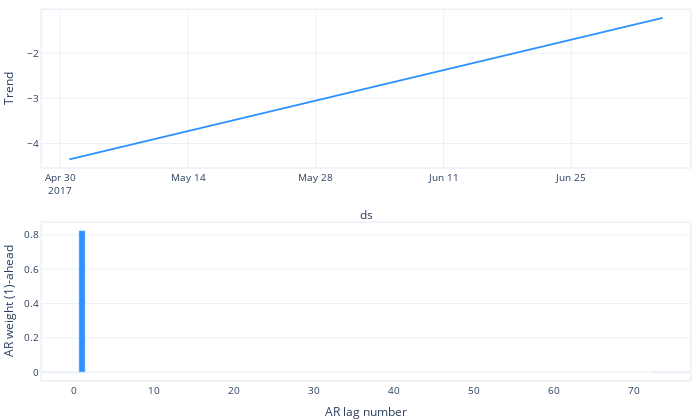

Here is the notebook cell this chart was saved with:
### Code cell
m = m.highlight_nth_step_ahead_of_each_forecast(1)
fig_param = m.plot_parameters()
fig_param = m.plot_parameters(plotting_backend="plotly").show()

### Figure 1 — Plotly figure (JSON) as saved in the notebook; plotly's stock layout.template omitted (floating-point values rounded to 4 significant figures)
{"data": [{"fill": "none", "line": {"color": "#2d92ff", "width": 2}, "mode": "lines", "name": "Trend", "type": "scatter", "x": ["2017-05-01T00:00:00", "2017-07-05T00:00:00"], "xaxis": "x", "y": [-4.351, -1.218], "yaxis": "y"}, {"marker": {"color": "#2d92ff"}, "name": "AR", "type": "bar", "width": 0.8, "x": [72, 71, 70, 69, 68, 67, 66, 65, 64, 63, 62, 61, 60, 59, 58, 57, 56, 55, 54, 53, 52, 51, 50, 49, 48, 47, 46, 45, 44, 43, 42, 41, 40, 39, 38, 37, 36, 35, 34, 33, 32, 31, 30, 29, 28, 27, 26, 25, 24, 23, 22, 21, 20, 19, 18, 17, 16, 15, 14, 13, 12, 11, 10, 9, 8, 7, 6, 5, 4, 3, 2, 1], "xaxis": "x2", "y": [-2.62e-07, -6.419e-09, -3.407e-07, -9.504e-08, -2.301e-08, -1.743e-07, -8.119e-09, -2.304e-07, -3.636e-07, -4.825e-08, -6.339e-08, -3.504e-08, -1.069e-08, -1.741e-08, -2.989e-08, -3.483e-08, -1.264e-09, -5.63e-08, -3.725e-08, -1.503e-08, 7.68e-09, 6.584e-09, -2.692e-09, -3.615e-09, -3.648e-09, 6.093e-09, -1.013e-08, 7.724e-09, -1.089e-08, -9.759e-10, -2.044e-09, -5.785e-09, 5.694e-09, 8.964e-09, -2.347e-08, 1.984e-09, -5.754e-10, -1.956e-08, -5.02e-09, -3.393e-09, 4.211e-09, -2.172e-08, -1.198e-08, 1.401e-09, -8.945e-09, 5.652e-10, 4.384e-09, -8.615e-09, -5.458e-09, 1.394e-08, -6.977e-09, 3.002e-09, 5.221e-09, 6.048e-09, 4.282e-09, -2.506e-09, 5.576e-09, 6.242e-09, 1.297e-08, -2.7e-09, 1.047e-08, 1.252e-08, 3.854e-09, -8.663e-09, 1.722e-08, 1.565e-09, -1.802e-09, -3.945e-09, 3.338e-09, -2.403e-09, 1.188e-08, 0.8255], "yaxis": "y2"}], "layout": {"autosize": true, "font": {"size": 10}, "height": 420, "margin": {"b": 0, "l": 0, "pad": 0, "r": 10, "t": 10}, "showlegend": false, "title": {"font": {"size": 12}}, "width": 700, "xaxis": {"anchor": "y", "domain": [0, 1], "linewidth": 1.5, "mirror": true, "range": ["2017-04-28T00:00:00", "2017-07-08T00:00:00"], "showline": true, "title": {"text": "ds"}, "type": "date"}, "xaxis2": {"anchor": "y2", "domain": [0, 1], "linewidth": 1.5, "mirror": true, "range": [-4, 77], "showline": true, "title": {"text": "AR lag number"}}, "yaxis": {"anchor": "x", "domain": [0.575, 1], "linewidth": 1.5, "mirror": true, "rangemode": "normal", "showline": true, "title": {"text": "Trend"}}, "yaxis2": {"anchor": "x2", "domain": [0, 0.425], "linewidth": 1.5, "mirror": true, "rangemode": "normal", "showline": true, "title": {"text": "AR weight (1)-ahead"}}}}
